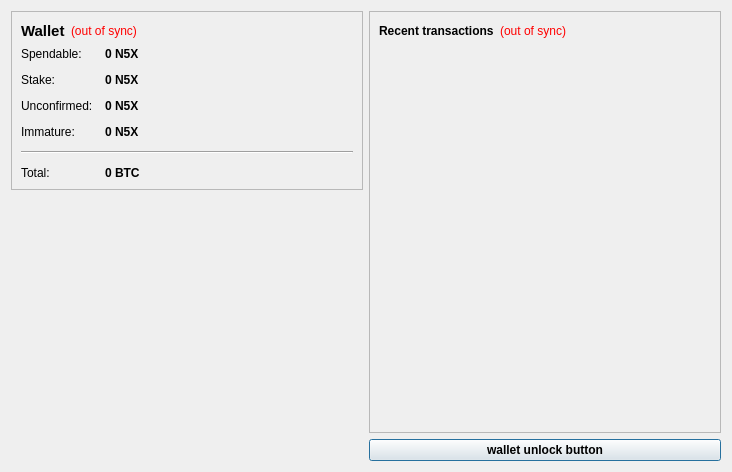
<?xml version="1.0" encoding="UTF-8"?>
<ui version="4.0">
 <class>OverviewPage</class>
 <widget class="QWidget" name="OverviewPage">
  <property name="geometry">
   <rect>
    <x>0</x>
    <y>0</y>
    <width>732</width>
    <height>472</height>
   </rect>
  </property>
  <property name="windowTitle">
   <string>Form</string>
  </property>
  <layout class="QHBoxLayout" name="horizontalLayout" stretch="0,0">
   <item>
    <layout class="QVBoxLayout" name="verticalLayout_2">
     <item>
      <widget class="QFrame" name="frame">
       <property name="frameShape">
        <enum>QFrame::StyledPanel</enum>
       </property>
       <property name="frameShadow">
        <enum>QFrame::Raised</enum>
       </property>
       <layout class="QVBoxLayout" name="verticalLayout_4">
        <item>
         <layout class="QHBoxLayout" name="horizontalLayout_4">
          <item>
           <widget class="QLabel" name="label_5">
            <property name="palette">
             <palette>
              <active>
               <colorrole role="Button">
                <brush brushstyle="SolidPattern">
                 <color alpha="255">
                  <red>255</red>
                  <green>255</green>
                  <blue>255</blue>
                 </color>
                </brush>
               </colorrole>
               <colorrole role="Light">
                <brush brushstyle="SolidPattern">
                 <color alpha="255">
                  <red>255</red>
                  <green>255</green>
                  <blue>255</blue>
                 </color>
                </brush>
               </colorrole>
               <colorrole role="Midlight">
                <brush brushstyle="SolidPattern">
                 <color alpha="255">
                  <red>255</red>
                  <green>255</green>
                  <blue>255</blue>
                 </color>
                </brush>
               </colorrole>
               <colorrole role="Dark">
                <brush brushstyle="SolidPattern">
                 <color alpha="255">
                  <red>127</red>
                  <green>127</green>
                  <blue>127</blue>
                 </color>
                </brush>
               </colorrole>
               <colorrole role="Mid">
                <brush brushstyle="SolidPattern">
                 <color alpha="255">
                  <red>170</red>
                  <green>170</green>
                  <blue>170</blue>
                 </color>
                </brush>
               </colorrole>
               <colorrole role="Text">
                <brush brushstyle="SolidPattern">
                 <color alpha="255">
                  <red>0</red>
                  <green>0</green>
                  <blue>0</blue>
                 </color>
                </brush>
               </colorrole>
               <colorrole role="BrightText">
                <brush brushstyle="SolidPattern">
                 <color alpha="255">
                  <red>255</red>
                  <green>255</green>
                  <blue>255</blue>
                 </color>
                </brush>
               </colorrole>
               <colorrole role="ButtonText">
                <brush brushstyle="SolidPattern">
                 <color alpha="255">
                  <red>0</red>
                  <green>0</green>
                  <blue>0</blue>
                 </color>
                </brush>
               </colorrole>
               <colorrole role="Base">
                <brush brushstyle="SolidPattern">
                 <color alpha="255">
                  <red>255</red>
                  <green>255</green>
                  <blue>255</blue>
                 </color>
                </brush>
               </colorrole>
               <colorrole role="Window">
                <brush brushstyle="SolidPattern">
                 <color alpha="255">
                  <red>255</red>
                  <green>255</green>
                  <blue>255</blue>
                 </color>
                </brush>
               </colorrole>
               <colorrole role="Shadow">
                <brush brushstyle="SolidPattern">
                 <color alpha="255">
                  <red>0</red>
                  <green>0</green>
                  <blue>0</blue>
                 </color>
                </brush>
               </colorrole>
               <colorrole role="AlternateBase">
                <brush brushstyle="SolidPattern">
                 <color alpha="255">
                  <red>255</red>
                  <green>255</green>
                  <blue>255</blue>
                 </color>
                </brush>
               </colorrole>
               <colorrole role="ToolTipBase">
                <brush brushstyle="SolidPattern">
                 <color alpha="255">
                  <red>255</red>
                  <green>255</green>
                  <blue>220</blue>
                 </color>
                </brush>
               </colorrole>
               <colorrole role="ToolTipText">
                <brush brushstyle="SolidPattern">
                 <color alpha="255">
                  <red>0</red>
                  <green>0</green>
                  <blue>0</blue>
                 </color>
                </brush>
               </colorrole>
              </active>
              <inactive>
               <colorrole role="Button">
                <brush brushstyle="SolidPattern">
                 <color alpha="255">
                  <red>255</red>
                  <green>255</green>
                  <blue>255</blue>
                 </color>
                </brush>
               </colorrole>
               <colorrole role="Light">
                <brush brushstyle="SolidPattern">
                 <color alpha="255">
                  <red>255</red>
                  <green>255</green>
                  <blue>255</blue>
                 </color>
                </brush>
               </colorrole>
               <colorrole role="Midlight">
                <brush brushstyle="SolidPattern">
                 <color alpha="255">
                  <red>255</red>
                  <green>255</green>
                  <blue>255</blue>
                 </color>
                </brush>
               </colorrole>
               <colorrole role="Dark">
                <brush brushstyle="SolidPattern">
                 <color alpha="255">
                  <red>127</red>
                  <green>127</green>
                  <blue>127</blue>
                 </color>
                </brush>
               </colorrole>
               <colorrole role="Mid">
                <brush brushstyle="SolidPattern">
                 <color alpha="255">
                  <red>170</red>
                  <green>170</green>
                  <blue>170</blue>
                 </color>
                </brush>
               </colorrole>
               <colorrole role="Text">
                <brush brushstyle="SolidPattern">
                 <color alpha="255">
                  <red>0</red>
                  <green>0</green>
                  <blue>0</blue>
                 </color>
                </brush>
               </colorrole>
               <colorrole role="BrightText">
                <brush brushstyle="SolidPattern">
                 <color alpha="255">
                  <red>255</red>
                  <green>255</green>
                  <blue>255</blue>
                 </color>
                </brush>
               </colorrole>
               <colorrole role="ButtonText">
                <brush brushstyle="SolidPattern">
                 <color alpha="255">
                  <red>0</red>
                  <green>0</green>
                  <blue>0</blue>
                 </color>
                </brush>
               </colorrole>
               <colorrole role="Base">
                <brush brushstyle="SolidPattern">
                 <color alpha="255">
                  <red>255</red>
                  <green>255</green>
                  <blue>255</blue>
                 </color>
                </brush>
               </colorrole>
               <colorrole role="Window">
                <brush brushstyle="SolidPattern">
                 <color alpha="255">
                  <red>255</red>
                  <green>255</green>
                  <blue>255</blue>
                 </color>
                </brush>
               </colorrole>
               <colorrole role="Shadow">
                <brush brushstyle="SolidPattern">
                 <color alpha="255">
                  <red>0</red>
                  <green>0</green>
                  <blue>0</blue>
                 </color>
                </brush>
               </colorrole>
               <colorrole role="AlternateBase">
                <brush brushstyle="SolidPattern">
                 <color alpha="255">
                  <red>255</red>
                  <green>255</green>
                  <blue>255</blue>
                 </color>
                </brush>
               </colorrole>
               <colorrole role="ToolTipBase">
                <brush brushstyle="SolidPattern">
                 <color alpha="255">
                  <red>255</red>
                  <green>255</green>
                  <blue>220</blue>
                 </color>
                </brush>
               </colorrole>
               <colorrole role="ToolTipText">
                <brush brushstyle="SolidPattern">
                 <color alpha="255">
                  <red>0</red>
                  <green>0</green>
                  <blue>0</blue>
                 </color>
                </brush>
               </colorrole>
              </inactive>
              <disabled>
               <colorrole role="Button">
                <brush brushstyle="SolidPattern">
                 <color alpha="255">
                  <red>255</red>
                  <green>255</green>
                  <blue>255</blue>
                 </color>
                </brush>
               </colorrole>
               <colorrole role="Light">
                <brush brushstyle="SolidPattern">
                 <color alpha="255">
                  <red>255</red>
                  <green>255</green>
                  <blue>255</blue>
                 </color>
                </brush>
               </colorrole>
               <colorrole role="Midlight">
                <brush brushstyle="SolidPattern">
                 <color alpha="255">
                  <red>255</red>
                  <green>255</green>
                  <blue>255</blue>
                 </color>
                </brush>
               </colorrole>
               <colorrole role="Dark">
                <brush brushstyle="SolidPattern">
                 <color alpha="255">
                  <red>127</red>
                  <green>127</green>
                  <blue>127</blue>
                 </color>
                </brush>
               </colorrole>
               <colorrole role="Mid">
                <brush brushstyle="SolidPattern">
                 <color alpha="255">
                  <red>170</red>
                  <green>170</green>
                  <blue>170</blue>
                 </color>
                </brush>
               </colorrole>
               <colorrole role="Text">
                <brush brushstyle="SolidPattern">
                 <color alpha="255">
                  <red>127</red>
                  <green>127</green>
                  <blue>127</blue>
                 </color>
                </brush>
               </colorrole>
               <colorrole role="BrightText">
                <brush brushstyle="SolidPattern">
                 <color alpha="255">
                  <red>255</red>
                  <green>255</green>
                  <blue>255</blue>
                 </color>
                </brush>
               </colorrole>
               <colorrole role="ButtonText">
                <brush brushstyle="SolidPattern">
                 <color alpha="255">
                  <red>127</red>
                  <green>127</green>
                  <blue>127</blue>
                 </color>
                </brush>
               </colorrole>
               <colorrole role="Base">
                <brush brushstyle="SolidPattern">
                 <color alpha="255">
                  <red>255</red>
                  <green>255</green>
                  <blue>255</blue>
                 </color>
                </brush>
               </colorrole>
               <colorrole role="Window">
                <brush brushstyle="SolidPattern">
                 <color alpha="255">
                  <red>255</red>
                  <green>255</green>
                  <blue>255</blue>
                 </color>
                </brush>
               </colorrole>
               <colorrole role="Shadow">
                <brush brushstyle="SolidPattern">
                 <color alpha="255">
                  <red>0</red>
                  <green>0</green>
                  <blue>0</blue>
                 </color>
                </brush>
               </colorrole>
               <colorrole role="AlternateBase">
                <brush brushstyle="SolidPattern">
                 <color alpha="255">
                  <red>255</red>
                  <green>255</green>
                  <blue>255</blue>
                 </color>
                </brush>
               </colorrole>
               <colorrole role="ToolTipBase">
                <brush brushstyle="SolidPattern">
                 <color alpha="255">
                  <red>255</red>
                  <green>255</green>
                  <blue>220</blue>
                 </color>
                </brush>
               </colorrole>
               <colorrole role="ToolTipText">
                <brush brushstyle="SolidPattern">
                 <color alpha="255">
                  <red>0</red>
                  <green>0</green>
                  <blue>0</blue>
                 </color>
                </brush>
               </colorrole>
              </disabled>
             </palette>
            </property>
            <property name="font">
             <font>
              <pointsize>11</pointsize>
              <weight>75</weight>
              <bold>true</bold>
             </font>
            </property>
            <property name="text">
             <string>Wallet</string>
            </property>
           </widget>
          </item>
          <item>
           <widget class="QLabel" name="labelWalletStatus">
            <property name="toolTip">
             <string>The displayed information may be out of date. Your wallet automatically synchronizes with the N5coin network after a connection is established, but this process has not completed yet.</string>
            </property>
            <property name="styleSheet">
             <string notr="true">QLabel { color: red; }</string>
            </property>
            <property name="text">
             <string notr="true">(out of sync)</string>
            </property>
            <property name="alignment">
             <set>Qt::AlignLeading|Qt::AlignLeft|Qt::AlignVCenter</set>
            </property>
           </widget>
          </item>
          <item>
           <spacer name="horizontalSpacer_2">
            <property name="orientation">
             <enum>Qt::Horizontal</enum>
            </property>
            <property name="sizeHint" stdset="0">
             <size>
              <width>40</width>
              <height>20</height>
             </size>
            </property>
           </spacer>
          </item>
         </layout>
        </item>
        <item>
         <layout class="QFormLayout" name="formLayout_2">
          <property name="fieldGrowthPolicy">
           <enum>QFormLayout::AllNonFixedFieldsGrow</enum>
          </property>
          <property name="horizontalSpacing">
           <number>12</number>
          </property>
          <property name="verticalSpacing">
           <number>12</number>
          </property>
          <item row="0" column="0">
           <widget class="QLabel" name="label">
            <property name="text">
             <string>Spendable:</string>
            </property>
           </widget>
          </item>
          <item row="0" column="1">
           <widget class="QLabel" name="labelBalance">
            <property name="font">
             <font>
              <weight>75</weight>
              <bold>true</bold>
             </font>
            </property>
            <property name="cursor">
             <cursorShape>IBeamCursor</cursorShape>
            </property>
            <property name="toolTip">
             <string>Your current spendable balance</string>
            </property>
            <property name="text">
             <string notr="true">0 N5X</string>
            </property>
            <property name="textInteractionFlags">
             <set>Qt::LinksAccessibleByMouse|Qt::TextSelectableByKeyboard|Qt::TextSelectableByMouse</set>
            </property>
           </widget>
          </item>
          <item row="1" column="0">
           <widget class="QLabel" name="label_6">
            <property name="text">
             <string>Stake:</string>
            </property>
           </widget>
          </item>
          <item row="1" column="1">
           <widget class="QLabel" name="labelStake">
            <property name="font">
             <font>
              <weight>75</weight>
              <bold>true</bold>
             </font>
            </property>
            <property name="cursor">
             <cursorShape>IBeamCursor</cursorShape>
            </property>
            <property name="toolTip">
             <string>Total of coins that was staked, and do not yet count toward the current balance</string>
            </property>
            <property name="text">
             <string notr="true">0 N5X</string>
            </property>
            <property name="textInteractionFlags">
             <set>Qt::LinksAccessibleByMouse|Qt::TextSelectableByKeyboard|Qt::TextSelectableByMouse</set>
            </property>
           </widget>
          </item>
          <item row="2" column="0">
           <widget class="QLabel" name="label_3">
            <property name="text">
             <string>Unconfirmed:</string>
            </property>
           </widget>
          </item>
          <item row="2" column="1">
           <widget class="QLabel" name="labelUnconfirmed">
            <property name="font">
             <font>
              <weight>75</weight>
              <bold>true</bold>
             </font>
            </property>
            <property name="cursor">
             <cursorShape>IBeamCursor</cursorShape>
            </property>
            <property name="toolTip">
             <string>Total of transactions that have yet to be confirmed, and do not yet count toward the current balance</string>
            </property>
            <property name="text">
             <string notr="true">0 N5X</string>
            </property>
            <property name="textInteractionFlags">
             <set>Qt::LinksAccessibleByMouse|Qt::TextSelectableByKeyboard|Qt::TextSelectableByMouse</set>
            </property>
           </widget>
          </item>
          <item row="3" column="0">
           <widget class="QLabel" name="labelImmatureText">
            <property name="text">
             <string>Immature:</string>
            </property>
           </widget>
          </item>
          <item row="3" column="1">
           <widget class="QLabel" name="labelImmature">
            <property name="font">
             <font>
              <weight>75</weight>
              <bold>true</bold>
             </font>
            </property>
            <property name="toolTip">
             <string>Mined balance that has not yet matured</string>
            </property>
            <property name="text">
             <string notr="true">0 N5X</string>
            </property>
            <property name="textInteractionFlags">
             <set>Qt::LinksAccessibleByMouse|Qt::TextSelectableByKeyboard|Qt::TextSelectableByMouse</set>
            </property>
           </widget>
          </item>
          <item row="4" column="0" colspan="2">
           <widget class="Line" name="line">
            <property name="orientation">
             <enum>Qt::Horizontal</enum>
            </property>
           </widget>
          </item>
          <item row="5" column="0">
           <widget class="QLabel" name="labelTotalText">
            <property name="text">
             <string>Total:</string>
            </property>
           </widget>
          </item>
          <item row="5" column="1">
           <widget class="QLabel" name="labelTotal">
            <property name="font">
             <font>
              <weight>75</weight>
              <bold>true</bold>
             </font>
            </property>
            <property name="cursor">
             <cursorShape>IBeamCursor</cursorShape>
            </property>
            <property name="toolTip">
             <string>Your current total balance</string>
            </property>
            <property name="text">
             <string notr="true">0 BTC</string>
            </property>
            <property name="textInteractionFlags">
             <set>Qt::LinksAccessibleByMouse|Qt::TextSelectableByKeyboard|Qt::TextSelectableByMouse</set>
            </property>
           </widget>
          </item>
         </layout>
        </item>
       </layout>
      </widget>
     </item>
     <item>
      <spacer name="verticalSpacer_4">
       <property name="orientation">
        <enum>Qt::Vertical</enum>
       </property>
       <property name="sizeHint" stdset="0">
        <size>
         <width>20</width>
         <height>40</height>
        </size>
       </property>
      </spacer>
     </item>
     <item>
      <spacer name="verticalSpacer">
       <property name="orientation">
        <enum>Qt::Vertical</enum>
       </property>
       <property name="sizeHint" stdset="0">
        <size>
         <width>20</width>
         <height>40</height>
        </size>
       </property>
      </spacer>
     </item>
    </layout>
   </item>
   <item>
    <layout class="QVBoxLayout" name="verticalLayout_3">
     <item>
      <widget class="QFrame" name="frame_2">
       <property name="frameShape">
        <enum>QFrame::StyledPanel</enum>
       </property>
       <property name="frameShadow">
        <enum>QFrame::Raised</enum>
       </property>
       <layout class="QVBoxLayout" name="verticalLayout">
        <item>
         <layout class="QHBoxLayout" name="horizontalLayout_2">
          <item>
           <widget class="QLabel" name="label_4">
            <property name="text">
             <string>&lt;b&gt;Recent transactions&lt;/b&gt;</string>
            </property>
           </widget>
          </item>
          <item>
           <widget class="QLabel" name="labelTransactionsStatus">
            <property name="toolTip">
             <string>The displayed information may be out of date. Your wallet automatically synchronizes with the N5coin network after a connection is established, but this process has not completed yet.</string>
            </property>
            <property name="styleSheet">
             <string notr="true">QLabel { color: red; }</string>
            </property>
            <property name="text">
             <string notr="true">(out of sync)</string>
            </property>
            <property name="alignment">
             <set>Qt::AlignRight|Qt::AlignTrailing|Qt::AlignVCenter</set>
            </property>
           </widget>
          </item>
          <item>
           <spacer name="horizontalSpacer">
            <property name="orientation">
             <enum>Qt::Horizontal</enum>
            </property>
            <property name="sizeHint" stdset="0">
             <size>
              <width>40</width>
              <height>20</height>
             </size>
            </property>
           </spacer>
          </item>
         </layout>
        </item>
        <item>
         <widget class="QListView" name="listTransactions">
          <property name="styleSheet">
           <string notr="true">QListView { background: transparent; }</string>
          </property>
          <property name="frameShape">
           <enum>QFrame::NoFrame</enum>
          </property>
          <property name="verticalScrollBarPolicy">
           <enum>Qt::ScrollBarAlwaysOff</enum>
          </property>
          <property name="horizontalScrollBarPolicy">
           <enum>Qt::ScrollBarAlwaysOff</enum>
          </property>
          <property name="selectionMode">
           <enum>QAbstractItemView::NoSelection</enum>
          </property>
         </widget>
        </item>
       </layout>
      </widget>
     </item>
     <item>
      <widget class="QPushButton" name="unlockWalletButton">
       <property name="sizePolicy">
        <sizepolicy hsizetype="Minimum" vsizetype="Fixed">
         <horstretch>0</horstretch>
         <verstretch>0</verstretch>
        </sizepolicy>
       </property>
       <property name="maximumSize">
        <size>
         <width>16777214</width>
         <height>16777214</height>
        </size>
       </property>
       <property name="font">
        <font>
         <weight>75</weight>
         <bold>true</bold>
        </font>
       </property>
       <property name="toolTip">
        <string/>
       </property>
       <property name="text">
        <string>wallet unlock button</string>
       </property>
       <property name="checkable">
        <bool>false</bool>
       </property>
       <property name="autoDefault">
        <bool>false</bool>
       </property>
       <property name="default">
        <bool>true</bool>
       </property>
       <property name="flat">
        <bool>false</bool>
       </property>
      </widget>
     </item>
    </layout>
   </item>
  </layout>
 </widget>
 <resources/>
 <connections/>
</ui>
